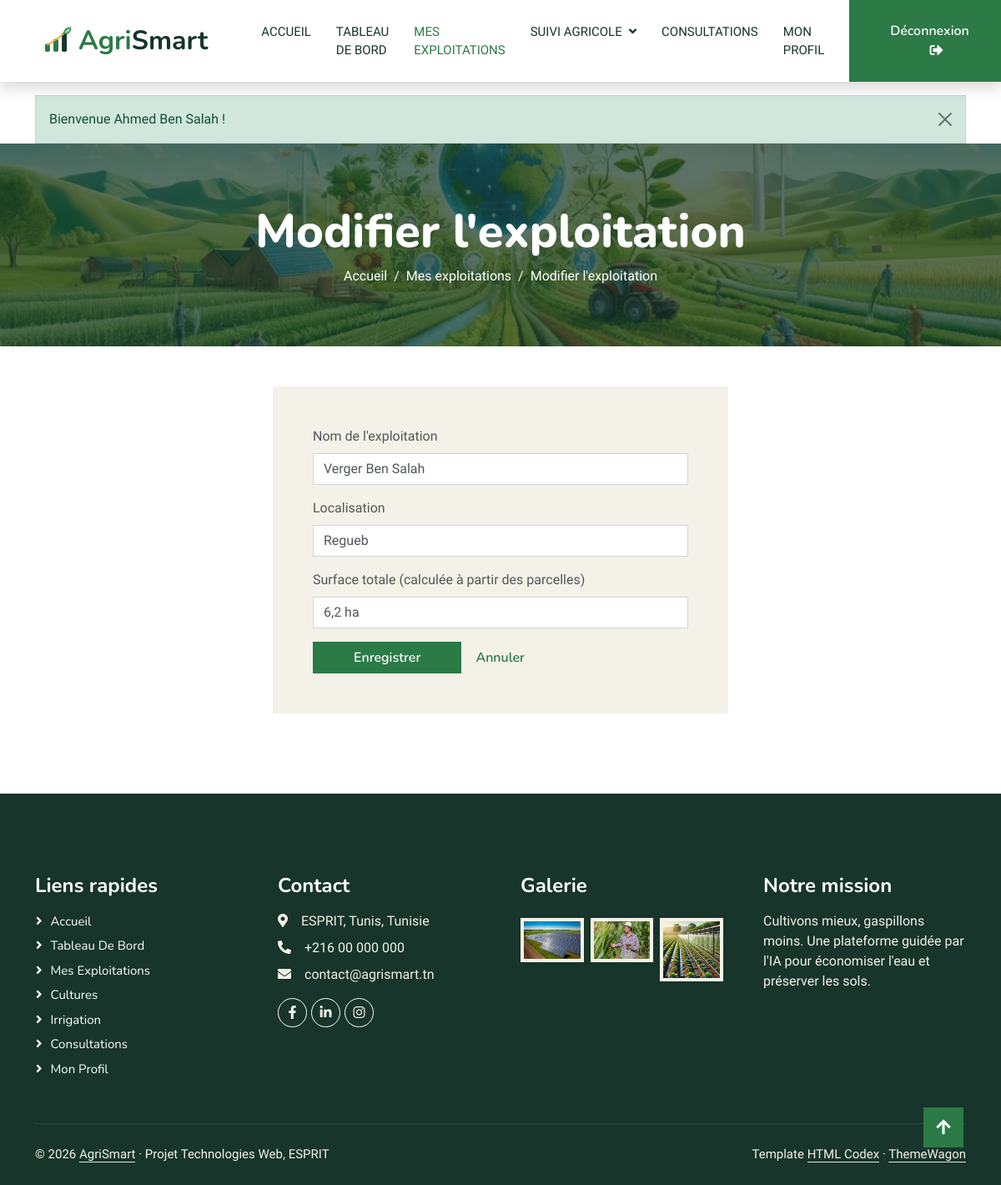
The app's page /frontoffice/index.php?page=exploitation-form&id=2 (signed in) with its own data.
### tables this page shows
CREATE TABLE exploitation (
    id              INT AUTO_INCREMENT PRIMARY KEY,
    agriculteur_id  INT NOT NULL,
    nom             VARCHAR(100) NOT NULL,
    localisation    VARCHAR(150) NOT NULL,
    created_at      TIMESTAMP DEFAULT CURRENT_TIMESTAMP,
    CONSTRAINT fk_exploitation_user FOREIGN KEY (agriculteur_id) REFERENCES utilisateur(id) ON DELETE CASCADE
);

CREATE TABLE parcelle (
    id               INT AUTO_INCREMENT PRIMARY KEY,
    exploitation_id  INT NOT NULL,
    nom              VARCHAR(100) NOT NULL,
    surface          DECIMAL(8,2) NOT NULL,                  
    type_sol         ENUM('Argileux','Sablonneux','Limoneux','Calcaire') NOT NULL,
    CONSTRAINT fk_parcelle_exploitation FOREIGN KEY (exploitation_id) REFERENCES exploitation(id) ON DELETE CASCADE
);

### frontoffice/controllers/Controller.php (called while the page is built, shortened)
<?php
abstract class Controller
{
    protected function render(string $view, array $data = []): void
    {
        extract($data, EXTR_SKIP);
        require __DIR__ . '/../views/' . $view . '.php';
    }
    protected function requireLogin(): Agriculteur
    {
        $user = users()->requireRole(Utilisateur::ROLE_AGRICULTEUR);
        return $user;
    }
}

### frontoffice/controllers/ExploitationController.php (called while the page is built, shortened)
<?php
require_once __DIR__ . '/../../config/database.php';
class ExploitationController extends Controller
{
    private PDO $db;
    public function __construct()
    {
        $this->db = Database::getConnexion();
    }
    public function form(): void
    {
        $user = $this->requireLogin();
        $id = (int) ($_GET['id'] ?? 0);
        $exploitation = $id ? $this->findOwned($id, $user->getId()) : null;
        $this->render('exploitation_form', compact('exploitation', 'errors'));
    }
    public function findOwned(int $id, int $agriculteurId): ?Exploitation
    {
        $stmt = $this->db->prepare('SELECT * FROM exploitation WHERE id = :id AND agriculteur_id = :a LIMIT 1');
        $stmt->execute(['id' => $id, 'a' => $agriculteurId]);
        $row = $stmt->fetch();
        $x = Exploitation::fromArray($row);
        $list = [$x];
        $this->attachParcelles($list);
        return $x;
    }
    private function attachParcelles(array $list): void
    {
        $ids = array_map(fn(Exploitation $x) => $x->getId(), $list);
        $marks = implode(',', array_fill(0, count($ids), '?'));
        $stmt = $this->db->prepare('SELECT * FROM parcelle WHERE exploitation_id IN (' . $marks . ') ORDER BY id ASC');
        $stmt->execute($ids);
        $byExploitation = [];
        foreach ($stmt->fetchAll() as $row) {
            $byExploitation[(int) $row['exploitation_id']][] = Parcelle::fromArray($row);
        }
    }
}

### frontoffice/index.php (called while the page is built, shortened)
<?php
require_once __DIR__ . '/../core/helpers.php';
require_once __DIR__ . '/../controllers/UserController.php';
require_once __DIR__ . '/helpers.php';
require_once __DIR__ . '/controllers/Controller.php';
$routes = [
    'home'              => ['HomeController',         'index'],
    'login'             => ['AuthController',         'login'],
    'register'          => ['AuthController',         'register'],
    'logout'            => ['AuthController',         'logout'],
    'dashboard'         => ['DashboardController',    'index'],
    'profile'           => ['ProfileController',      'index'],
    'profile-password'  => ['ProfileController',      'password'],
    'profile-delete'    => ['ProfileController',      'delete'],
    'exploitations'     => ['ExploitationController', 'index'],
    'exploitation-form' => ['ExploitationController', 'form'],
    'exploitation-delete' => ['ExploitationController', 'delete'],
    'parcelles'         => ['ParcelleController',     'index'],
    'parcelle-form'     => ['ParcelleController',     'form'],
    'parcelle-delete'   => ['ParcelleController',     'delete'],
    'consultations'       => ['ConsultationController', 'index'],
    'consultation'        => ['ConsultationController', 'show'],
    'consultation-form'   => ['ConsultationController', 'form'],
    'consultation-delete' => ['ConsultationController', 'delete'],
    'consultation-close'  => ['ConsultationController', 'close'],
    'consultation-take'   => ['ConsultationController', 'take'],
    'conseil-form'        => ['ConseilController',       'form'],
    'conseil-delete'      => ['ConseilController',       'delete'],
    'cultures'            => ['CultureController',     'index'],
    'culture-form'        => ['CultureController',     'form'],
    'culture-delete'      => ['CultureController',     'delete'],
    'irrigations'         => ['IrrigationController',  'index'],
    'irrigation-form'     => ['IrrigationController',  'form'],
    'irrigation-done'     => ['IrrigationController',  'done'],
    'irrigation-delete'   => ['IrrigationController',  'delete'],
];
$page = (string) ($_GET['page'] ?? 'home');
[$class, $method] = $routes[$page];
(new $class())->$method();

### config/database.php (called while the page is built, shortened)
<?php
class Database
{
    private static ?PDO $pdo = null;
    public static function getConnexion(): PDO
    {
        if (self::$pdo === null) {
            $config = require __DIR__ . '/config.php';
            $db = $config['db'];
            $dsn = sprintf('mysql:host=%s;port=%d;dbname=%s;charset=%s', $db['host'], $db['port'], $db['name'], $db['charset']);
            try {
                self::$pdo = new PDO($dsn, $db['user'], $db['pass'], [
                    PDO::ATTR_ERRMODE            => PDO::ERRMODE_EXCEPTION,
                    PDO::ATTR_DEFAULT_FETCH_MODE => PDO::FETCH_ASSOC,
                    PDO::ATTR_EMULATE_PREPARES   => false,
                ]);
            } catch (PDOException $e) {
                error_log('AgriSmart DB: ' . $e->getMessage());
                http_response_code(500);
                die(!empty($config['debug'])
                    ? 'Erreur base de données : ' . htmlspecialchars($e->getMessage(), ENT_QUOTES, 'UTF-8')
                    : 'Service temporairement indisponible (connexion à la base de données impossible).');
            }
        }
        return self::$pdo;
    }
}

### config/config.php (called while the page is built, shortened)
<?php
$config = [
    'db' => [
        'host'    => 'localhost',
        'port'    => 3306,
        'name'    => 'agrismart',
        'user'    => 'root',
        'pass'    => '',
        'charset' => 'utf8mb4',
    ],
    'debug'            => false,
    'session_lifetime' => 1800,
    'max_login_tries'  => 5,
    'lockout_minutes'  => 5,
];
$local = __DIR__ . '/config.local.php';
return $config;

### frontoffice/helpers.php (called while the page is built, shortened)
<?php
function users(): UserController
{
    static $controller = null;
    if ($controller === null) {
        $controller = new UserController();
    }
    return $controller;
}

### controllers/UserController.php (called while the page is built, shortened)
<?php
require_once __DIR__ . '/../config/database.php';
class UserController
{
    private PDO $db;
    private ?Utilisateur $current = null;
    private bool $currentLoaded = false;
    public function __construct()
    {
        $this->db = Database::getConnexion();
        $this->config = require __DIR__ . '/../config/config.php';
    }
    public static function isAuthenticated(): bool
    {
        return !empty($_SESSION['user_id']);
    }
    public function currentUser(): ?Utilisateur
    {
        if (!$this->currentLoaded) {
            $this->currentLoaded = true;
            $this->current = $this->findById((int) $_SESSION['user_id']);
        }
        return $this->current;
    }
    public function requireAuth(): Utilisateur
    {
        $user = $this->currentUser();
        return $user;
    }
    public function requireRole(string $role): Utilisateur
    {
        $user = $this->requireAuth();
        return $user;
    }
    public function findById(int $id): ?Utilisateur
    {
        $stmt = $this->db->prepare('SELECT * FROM utilisateur WHERE id = :id LIMIT 1');
        $stmt->execute(['id' => $id]);
        $row = $stmt->fetch();
        return $row ? Utilisateur::fromArray($row) : null;
    }
}

### models/Utilisateur.php (called while the page is built, shortened)
<?php
class Utilisateur
{
    protected int $id = 0;
    protected bool $actif = true;
    public function getId(): int { return $this->id; }
    public function isActif(): bool { return $this->actif; }
    public function setId(int $id): void { $this->id = $id; }
    public function setActif(bool $actif): void { $this->actif = $actif; }
    public static function fromArray(array $r): Utilisateur
    {
        $role = $r['role'] ?? '';
        $u = $role === self::ROLE_ADMIN ? new Administrateur() : ($role === self::ROLE_EXPERT ? new Expert() : new Agriculteur());
        $u->setId((int) ($r['id'] ?? 0));
        $u->setNom((string) ($r['nom'] ?? ''));
        $u->setEmail((string) ($r['email'] ?? ''));
        $u->setMotDePasse((string) ($r['mot_de_passe'] ?? ''));
        $u->setActif((bool) ($r['actif'] ?? 1));
        $u->setDerniereConnexion($r['derniere_connexion'] ?? null);
        $u->setCreatedAt((string) ($r['created_at'] ?? ''));
        if ($u instanceof Agriculteur) {
            $u->setTelephone((string) ($r['telephone'] ?? ''));
            $u->setAdresse((string) ($r['adresse'] ?? ''));
            $u->setRegion((string) ($r['region'] ?? ''));
        } elseif ($u instanceof Expert) {
            $u->setSpecialite((string) ($r['specialite'] ?? ''));
            $u->setExperience((int) ($r['experience'] ?? 0));
            $u->setDisponibilite((bool) ($r['disponibilite'] ?? 1));
        } elseif ($u instanceof Administrateur) {
            $u->setNiveauAcces((int) ($r['niveau_acces'] ?? 1));
        }
        return $u;
    }
}

### models/Agriculteur.php (called while the page is built, shortened)
<?php
class Agriculteur extends Utilisateur
{
    public function getRole(): string { return self::ROLE_AGRICULTEUR; }
}

### models/Exploitation.php (called while the page is built, shortened)
<?php
class Exploitation
{
    private int $id = 0;
    public function getId(): int { return $this->id; }
    public function setId(int $id): void { $this->id = $id; }
    public static function fromArray(array $r): self
    {
        $x = new self();
        $x->setId((int) ($r['id'] ?? 0));
        $x->setAgriculteurId((int) ($r['agriculteur_id'] ?? 0));
        $x->setNom((string) ($r['nom'] ?? ''));
        $x->setLocalisation((string) ($r['localisation'] ?? ''));
        return $x;
    }
}

### models/Parcelle.php (called while the page is built, shortened)
<?php
class Parcelle
{
    public static function fromArray(array $r): self
    {
        $p = new self();
        $p->setId((int) ($r['id'] ?? 0));
        $p->setExploitationId((int) ($r['exploitation_id'] ?? 0));
        $p->setNom((string) ($r['nom'] ?? ''));
        $p->setSurface((float) ($r['surface'] ?? 0));
        $p->setTypeSol((string) ($r['type_sol'] ?? ''));
        return $p;
    }
}

### core/helpers.php (called while the page is built, shortened)
<?php
function url(string $page, array $params = []): string
{
    return 'index.php?' . http_build_query(['page' => $page] + $params);
}

### frontoffice/views/exploitation_form.php (the view, shortened to what this page needs)
<?php
$editing = $exploitation !== null;
?>
<!DOCTYPE html>
<html lang="fr">
<head>
    <?php require_once __DIR__ . '/includes/head.php'; ?>
</head>
<body>
<?php require_once __DIR__ . '/includes/navbar.php'; ?>
<?php require_once __DIR__ . '/includes/page-header.php'; ?>
<section class="container pb-5">
    <div class="row justify-content-center">
        <div class="col-lg-6">
            <div class="bg-light p-4 p-md-5">
                <form method="post" action="<?= url('exploitation-form', $editing ? ['id' => $exploitation->getId()] : []) ?>" novalidate data-validate>
                    <div class="mb-3">
                        <label for="nom" class="form-label">Nom de l'exploitation</label>
                        <input type="text" id="nom" name="nom" data-rules="required|min:3|max:100" value="<?= e($_POST['nom'] ?? ($editing ? $exploitation->getNom() : '')) ?>" class="form-control<?= isset($errors['nom']) ? ' is-invalid' : '' ?>">
                    </div>
                    <div class="mb-3">
                        <label for="localisation" class="form-label">Localisation</label>
                        <input type="text" id="localisation" name="localisation" data-rules="required|max:150" value="<?= e($_POST['localisation'] ?? ($editing ? $exploitation->getLocalisation() : '')) ?>" class="form-control<?= isset($errors['localisation']) ? ' is-invalid' : '' ?>">
                    </div>
                    <?php if ($editing): ?>
                        <div class="mb-3">
                            <label class="form-label">Surface totale (calculée à partir des parcelles)</label>
                            <input type="text" class="form-control" value="<?= number_format($exploitation->calculerSurface(), 1, ',', ' ') ?> ha" disabled>
                        </div>
                    <?php endif; ?>
                    <button type="submit" class="btn btn-primary px-5">Enregistrer</button>
                    <a href="<?= url('exploitations') ?>" class="btn btn-link">Annuler</a>
                </form>
            </div>
        </div>
    </div>
</section>
<?php require_once __DIR__ . '/includes/footer.php'; ?>
</body>
</html>

### frontoffice/css/style.css (style rules this page uses)
:root { --primary: #2C7A46; --light: #F4F1E8; --dark: #17352A; }
.btn { font-family: 'Nunito', sans-serif; font-weight: 600; transition: .5s; }
.btn.btn-primary, .btn.btn-secondary { color: #FFFFFF; }

### frontoffice/css/agrismart.css (style rules this page uses)
:root { --as-ochre: #E3A72F; }
.btn.btn-primary, .btn.btn-outline-primary:hover { color: #fff; }
.bg-light .form-control, .bg-light .form-select { background-color: #fff; }

### records on screen
exploitation: nom "Verger Ben Salah", localisation "Regueb"
parcelle: surface "6,2 ha"

### other values on screen
$flash['msg'] "Bienvenue Ahmed Ben Salah !"
$pageTitle "Modifier l'exploitation"
$crumb[0] "Mes exploitations"
$crumb[0] "Modifier l'exploitation"
